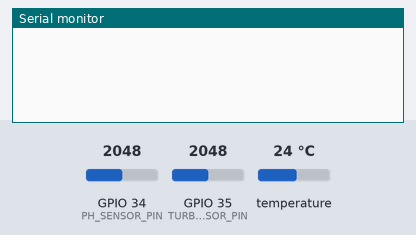
A sketch run on a simulated ESP32. Shown: the last lines printed to the serial monitor. The inputs (shaded band) are chosen by the test bench; at power-on: GPIO 35 (TURB_SENSOR_PIN) = 2048, temperature 24 °C, GPIO 34 (PH_SENSOR_PIN) = 2048. WiFi joins after 1.5 s; servers stay silent unless stated.

Above: at 3.0 s.
3.1 s: GPIO 35 (TURB_SENSOR_PIN) set to 2866
At 6.0 s:
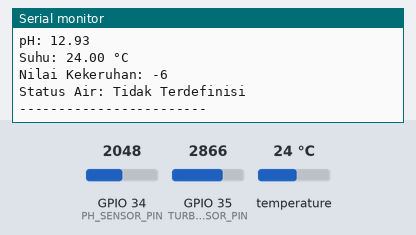
6.3 s: GPIO 35 (TURB_SENSOR_PIN) set to 2047
At 9.3 s:
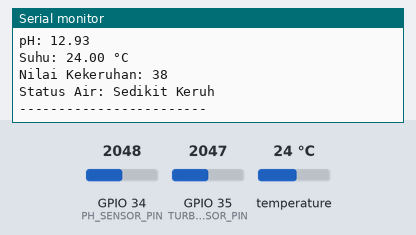
12.3 s: GPIO 35 (TURB_SENSOR_PIN) set to 1228
At 16.2 s:
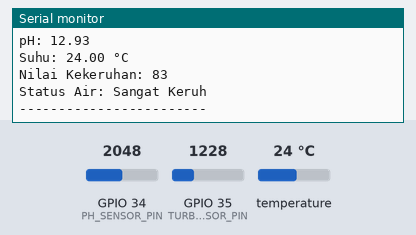
18.3 s: temperature set to 12 °C
19.8 s: GPIO 34 (PH_SENSOR_PIN) set to 2866
21.3 s: temperature set to 19 °C
Timing chart, 0 to 23.8 s (numbered marks = the images above; inputs shaded):
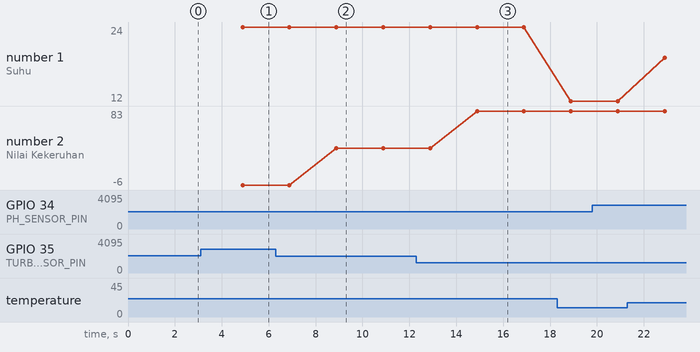

The sketch:

IoT_PureStream.ino
```cpp
#define BLYNK_TEMPLATE_ID "TMPL6zow1kl3l"
#define BLYNK_TEMPLATE_NAME "Sistem Pemantauan Kualitas Air"
#define BLYNK_AUTH_TOKEN "89ISBM33PP3u9Oq-q6SBjRIvaWvWR6mh"

#include <WiFi.h>
#include <WiFiClient.h>
#include <BlynkSimpleEsp32.h>
#include <Wire.h>
#include <OneWire.h>
#include <DallasTemperature.h>

// ================= WIFI =================
char ssid[] = "Themalau";
char pass[] = "24011982";

// ================= pH SENSOR =================
float calibration_value = 21.34 + 1.0;
unsigned long int avgval;
int buffer_arr[10], temp;
float ph_act;

#define PH_SENSOR_PIN 34

// ================= TURBIDITY SENSOR =================
#define TURB_SENSOR_PIN 35

// ================= SUHU DS18B20 =================
#define ONE_WIRE_BUS 4
OneWire oneWire(ONE_WIRE_BUS);
DallasTemperature sensors(&oneWire);
float suhuAir;

BlynkTimer timer;

// ================= FUNGSI BACA & KIRIM =================
void sendDataToBlynk() {

  // ===== pH =====
  for (int i = 0; i < 10; i++) {
    buffer_arr[i] = analogRead(PH_SENSOR_PIN);
    delay(30);
  }

  for (int i = 0; i < 9; i++) {
    for (int j = i + 1; j < 10; j++) {
      if (buffer_arr[i] > buffer_arr[j]) {
        temp = buffer_arr[i];
        buffer_arr[i] = buffer_arr[j];
        buffer_arr[j] = temp;
      }
    }
  }

  avgval = 0;
  for (int i = 2; i < 8; i++) {
    avgval += buffer_arr[i];
  }

  float volt = (float)avgval * 3.3 / 4095.0 / 6;
  ph_act = -5.70 * volt + calibration_value;

  // ===== TURBIDITY =====
  int turbidityValue = analogRead(TURB_SENSOR_PIN);
  int kal = (turbidityValue - 2745.6) / -18.189;

  // ===== STATUS AIR =====
  String status;
  if (kal > 0 && kal < 24) {
    status = "Jernih";
  } else if (kal >= 25 && kal < 49) {
    status = "Sedikit Keruh";
  } else if (kal >= 50 && kal < 74) {
    status = "Keruh";
  } else if (kal >= 75 && kal < 150) {
    status = "Sangat Keruh";
  } else {
    status = "Tidak Terdefinisi";
  }

  // ===== SUHU =====
  sensors.requestTemperatures();
  suhuAir = sensors.getTempCByIndex(0);


  // ===== KIRIM KE BLYNK =====
  Blynk.virtualWrite(V0, suhuAir);
  Blynk.virtualWrite(V1, ph_act);
  Blynk.virtualWrite(V2, kal);
  Blynk.virtualWrite(V3, status);

  // ===== SERIAL =====
  Serial.println("===== KUALITAS AIR =====");
  Serial.print("pH: "); Serial.println(ph_act, 2);
  Serial.print("Suhu: "); Serial.print(suhuAir); Serial.println(" °C");
  Serial.print("Nilai Kekeruhan: "); Serial.println(kal);
  Serial.print("Status Air: "); Serial.println(status);
  Serial.println("------------------------\n");
}

void setup() {
  Serial.begin(115200);
  Wire.begin();
  sensors.begin();

  Blynk.begin(BLYNK_AUTH_TOKEN, ssid, pass);
  timer.setInterval(2000L, sendDataToBlynk);
}

void loop() {
  Blynk.run();
  timer.run();
}
```

Measured:
- after the input at 3.1 s, the serial monitor: prints a new line after 1.8 s (image 1)
- after the input at 6.3 s, the serial monitor: prints a new line after 2.6 s (image 2)
- after the input at 12.3 s, the serial monitor: prints a new line after 2.6 s (image 3)
- plotted number 1: 24 → 12 after the input at 18.3 s, 12 → 19 after the input at 21.3 s
- plotted number 2: -6 → 38 after the input at 6.3 s, 38 → 83 after the input at 12.3 s
